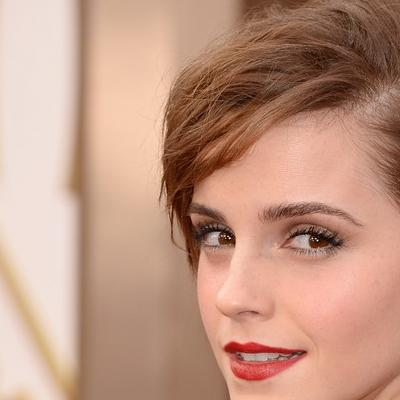
%> input picture modules/deformation/emma.jpg, 400 x 400 px
$ octave EXPERIMENT_I_TRANSLATION.m   (GNU Octave 9; MATLAB toolbox functions it lacks are replaced by stand-ins)
%> lines starting %> are read from the running program, lines starting %| are printed output that depends on the picture
### modules/deformation/src/integral_l1.m
function sequence=integral_l1(C,S)
len=1+3*(size(S,1)-2);
sequence=zeros(1,len);
pointer=1;
cur=1;
for i=1:size(S,1)-1
    if i==1
        sequence(cur)=norm(C(pointer:pointer+prod(S(1,:))-1),1);
        pointer=pointer+prod(S(1,:));
        cur=cur+1;
    else
        for j=1:3
            sequence(cur)=norm(C(pointer:pointer+prod(S(i,:))-1),1);
            pointer=pointer+prod(S(i,:));
            cur=cur+1;
        end
    end

end
end

### modules/deformation/src/EXPERIMENT_I_TRANSLATION.m
clc
img=double(rgb2gray(imread('emma.jpg')))/255;
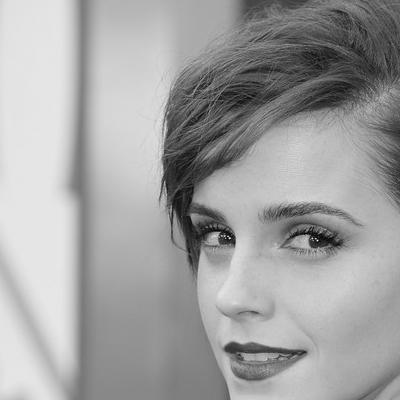
%> img: size 400x400 double; min 0.0118, max 0.976, mean 0.634
shift=5;
patch0=img(1:end-shift,:,:);
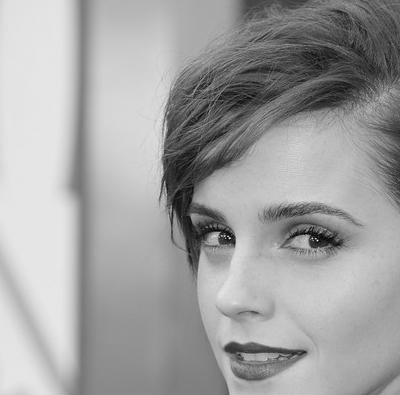
%> patch0: size 395x400 double; min 0.0118, max 0.976, mean 0.634
patch1=img(shift+1:end,:,:);
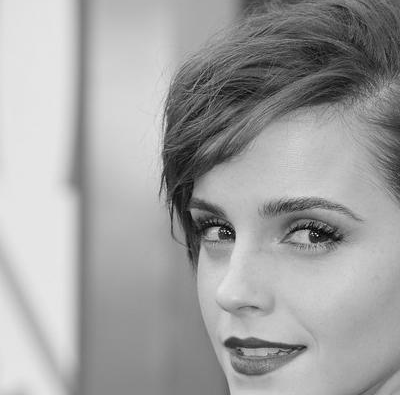
%> patch1: size 395x400 double; min 0.0118, max 0.976, mean 0.635
subplot(1,2,1);
imshow(patch0);
subplot(1,2,2);
imshow(patch1);

norm(patch0(:)-patch1(:),'fro')
%> ans = 28.17

%%
scale=16;
low_patch_0=imresize(imresize(patch0,1/scale),1);
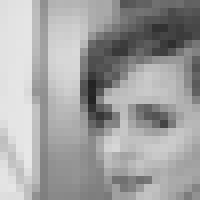
%> low_patch_0: size 25x25 double (shown 8 times larger); min 0.145, max 0.908, mean 0.634
low_patch_1=imresize(imresize(patch1,1/scale),1);
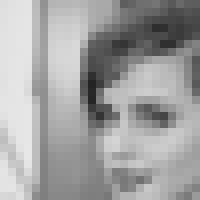
%> low_patch_1: size 25x25 double (shown 8 times larger); min 0.144, max 0.908, mean 0.635
subplot(1,2,1);
imshow(low_patch_0);
subplot(1,2,2);
imshow(low_patch_1);
norm(low_patch_0(:)-low_patch_1(:),'fro')
%> ans = 0.706

%%
[C0 S0]=wavedec2(patch0,6,'db4');
%> S0 = [13 13; 13 13; 19 19; 31 31; 55 56; 104 105; 201 203; 395 400]
[C1 S1]=wavedec2(patch1,6,'db4');
%> S1 has the same summary as S0
seq0=integral_l1(C0,S0);
%> the loop in integral_l1, `for i=1:size(S,1)-1` made 7 passes
%> after the loop in integral_l1, `for i=1:size(S,1)-1`: cur = 20; pointer = 169052; sequence = 19 values, max 7533.1 at index 1, min 67.15 at index 10, mean 580
%> seq0 has the same summary as sequence in integral_l1
seq1=integral_l1(C1,S1);
%> the loop in integral_l1 (call 2), `for i=1:size(S,1)-1` made 7 passes
%> seq1 = 19 values, max 7549.2 at index 1, min 65.66 at index 10, mean 581.7
diff=seq0-seq1;
%> diff = 19 values, max 17.3 at index 19, min -20.69 at index 5, mean -1.63
%%
N=7000;
%> (the run ends here)
